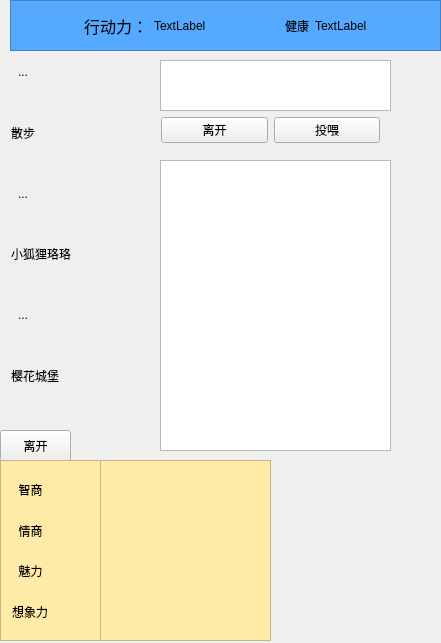
<?xml version="1.0" encoding="UTF-8"?>
<ui version="4.0">
 <class>luo_jia_shanClass</class>
 <widget class="QMainWindow" name="luo_jia_shanClass">
  <property name="geometry">
   <rect>
    <x>0</x>
    <y>0</y>
    <width>441</width>
    <height>643</height>
   </rect>
  </property>
  <property name="sizePolicy">
   <sizepolicy hsizetype="Preferred" vsizetype="Preferred">
    <horstretch>0</horstretch>
    <verstretch>0</verstretch>
   </sizepolicy>
  </property>
  <property name="windowTitle">
   <string>luo_jia_shan</string>
  </property>
  <widget class="QWidget" name="centralWidget">
   <widget class="QTextEdit" name="textEdit">
    <property name="geometry">
     <rect>
      <x>160</x>
      <y>160</y>
      <width>231</width>
      <height>291</height>
     </rect>
    </property>
   </widget>
   <widget class="QTextEdit" name="question">
    <property name="geometry">
     <rect>
      <x>160</x>
      <y>60</y>
      <width>231</width>
      <height>51</height>
     </rect>
    </property>
   </widget>
   <widget class="QPushButton" name="leave">
    <property name="geometry">
     <rect>
      <x>0</x>
      <y>430</y>
      <width>71</width>
      <height>31</height>
     </rect>
    </property>
    <property name="text">
     <string>离开</string>
    </property>
   </widget>
   <widget class="QWidget" name="widget" native="true">
    <property name="geometry">
     <rect>
      <x>0</x>
      <y>50</y>
      <width>161</width>
      <height>381</height>
     </rect>
    </property>
    <layout class="QVBoxLayout" name="verticalLayout">
     <item>
      <widget class="QToolButton" name="sanbu">
       <property name="text">
        <string>...</string>
       </property>
       <property name="icon">
        <iconset resource="res.qrc">
         <normaloff>:/plotphoto/luojiashan1.jpg</normaloff>:/plotphoto/luojiashan1.jpg</iconset>
       </property>
       <property name="iconSize">
        <size>
         <width>120</width>
         <height>120</height>
        </size>
       </property>
       <property name="autoRaise">
        <bool>true</bool>
       </property>
      </widget>
     </item>
     <item>
      <widget class="QLabel" name="label">
       <property name="text">
        <string>散步</string>
       </property>
      </widget>
     </item>
     <item>
      <widget class="QToolButton" name="xiaohuli">
       <property name="text">
        <string>...</string>
       </property>
       <property name="icon">
        <iconset resource="res.qrc">
         <normaloff>:/plotphoto/luojiashan2.jpg</normaloff>:/plotphoto/luojiashan2.jpg</iconset>
       </property>
       <property name="iconSize">
        <size>
         <width>120</width>
         <height>120</height>
        </size>
       </property>
       <property name="autoRaise">
        <bool>true</bool>
       </property>
      </widget>
     </item>
     <item>
      <widget class="QLabel" name="label_2">
       <property name="text">
        <string>小狐狸珞珞</string>
       </property>
      </widget>
     </item>
     <item>
      <widget class="QToolButton" name="yinghuachengbao">
       <property name="text">
        <string>...</string>
       </property>
       <property name="icon">
        <iconset resource="res.qrc">
         <normaloff>:/plotphoto/yinghuachengbao1.jpg</normaloff>:/plotphoto/yinghuachengbao1.jpg</iconset>
       </property>
       <property name="iconSize">
        <size>
         <width>120</width>
         <height>120</height>
        </size>
       </property>
       <property name="autoRaise">
        <bool>true</bool>
       </property>
      </widget>
     </item>
     <item>
      <widget class="QLabel" name="label_3">
       <property name="text">
        <string>樱花城堡</string>
       </property>
      </widget>
     </item>
    </layout>
   </widget>
   <widget class="QWidget" name="widget_2" native="true">
    <property name="geometry">
     <rect>
      <x>150</x>
      <y>100</y>
      <width>241</width>
      <height>61</height>
     </rect>
    </property>
    <layout class="QHBoxLayout" name="horizontalLayout">
     <item>
      <widget class="QPushButton" name="choice2">
       <property name="text">
        <string>离开</string>
       </property>
      </widget>
     </item>
     <item>
      <widget class="QPushButton" name="choice1">
       <property name="text">
        <string>投喂</string>
       </property>
      </widget>
     </item>
    </layout>
   </widget>
   <widget class="QFrame" name="frame">
    <property name="geometry">
     <rect>
      <x>10</x>
      <y>0</y>
      <width>431</width>
      <height>51</height>
     </rect>
    </property>
    <property name="styleSheet">
     <string notr="true">font: 12pt &quot;楷体&quot;;
background-color:rgb(85, 170, 255);</string>
    </property>
    <property name="frameShape">
     <enum>QFrame::StyledPanel</enum>
    </property>
    <property name="frameShadow">
     <enum>QFrame::Raised</enum>
    </property>
    <layout class="QHBoxLayout" name="horizontalLayout_2">
     <property name="leftMargin">
      <number>0</number>
     </property>
     <property name="topMargin">
      <number>0</number>
     </property>
     <property name="rightMargin">
      <number>0</number>
     </property>
     <property name="bottomMargin">
      <number>0</number>
     </property>
     <item>
      <spacer name="horizontalSpacer_3">
       <property name="orientation">
        <enum>Qt::Horizontal</enum>
       </property>
       <property name="sizeHint" stdset="0">
        <size>
         <width>40</width>
         <height>20</height>
        </size>
       </property>
      </spacer>
     </item>
     <item>
      <widget class="QLabel" name="label_4">
       <property name="font">
        <font>
         <family>楷体</family>
         <pointsize>12</pointsize>
         <weight>50</weight>
         <italic>false</italic>
         <bold>false</bold>
        </font>
       </property>
       <property name="text">
        <string>行动力：</string>
       </property>
      </widget>
     </item>
     <item>
      <widget class="QLabel" name="move">
       <property name="text">
        <string>TextLabel</string>
       </property>
      </widget>
     </item>
     <item>
      <spacer name="horizontalSpacer">
       <property name="orientation">
        <enum>Qt::Horizontal</enum>
       </property>
       <property name="sizeHint" stdset="0">
        <size>
         <width>40</width>
         <height>20</height>
        </size>
       </property>
      </spacer>
     </item>
     <item>
      <widget class="QLabel" name="label_5">
       <property name="text">
        <string>健康</string>
       </property>
      </widget>
     </item>
     <item>
      <widget class="QLabel" name="hp">
       <property name="text">
        <string>TextLabel</string>
       </property>
      </widget>
     </item>
     <item>
      <spacer name="horizontalSpacer_2">
       <property name="orientation">
        <enum>Qt::Horizontal</enum>
       </property>
       <property name="sizeHint" stdset="0">
        <size>
         <width>40</width>
         <height>20</height>
        </size>
       </property>
      </spacer>
     </item>
    </layout>
   </widget>
   <widget class="QFrame" name="frame_5">
    <property name="geometry">
     <rect>
      <x>100</x>
      <y>460</y>
      <width>171</width>
      <height>181</height>
     </rect>
    </property>
    <property name="styleSheet">
     <string notr="true">background-color:rgb(255, 234, 167);
font: 75 16pt &quot;微软雅黑&quot;;</string>
    </property>
    <property name="frameShape">
     <enum>QFrame::StyledPanel</enum>
    </property>
    <property name="frameShadow">
     <enum>QFrame::Raised</enum>
    </property>
    <layout class="QVBoxLayout" name="verticalLayout_3">
     <item>
      <widget class="QLabel" name="zi">
       <property name="text">
        <string/>
       </property>
      </widget>
     </item>
     <item>
      <widget class="QLabel" name="qin">
       <property name="text">
        <string/>
       </property>
      </widget>
     </item>
     <item>
      <widget class="QLabel" name="mei">
       <property name="styleSheet">
        <string notr="true">background-color:rgb(255, 234, 167);</string>
       </property>
       <property name="text">
        <string/>
       </property>
      </widget>
     </item>
     <item>
      <widget class="QLabel" name="ima">
       <property name="text">
        <string/>
       </property>
      </widget>
     </item>
    </layout>
   </widget>
   <widget class="QFrame" name="frame_4">
    <property name="geometry">
     <rect>
      <x>0</x>
      <y>460</y>
      <width>101</width>
      <height>181</height>
     </rect>
    </property>
    <property name="styleSheet">
     <string notr="true">font: 75 18pt &quot;方正胖头鱼简体&quot;;
background-color:rgb(255, 234, 167);</string>
    </property>
    <property name="frameShape">
     <enum>QFrame::StyledPanel</enum>
    </property>
    <property name="frameShadow">
     <enum>QFrame::Raised</enum>
    </property>
    <layout class="QVBoxLayout" name="verticalLayout_2">
     <item>
      <widget class="QLabel" name="label_6">
       <property name="text">
        <string>  智商</string>
       </property>
      </widget>
     </item>
     <item>
      <widget class="QLabel" name="label_7">
       <property name="text">
        <string>  情商</string>
       </property>
      </widget>
     </item>
     <item>
      <widget class="QLabel" name="label_8">
       <property name="text">
        <string>  魅力</string>
       </property>
      </widget>
     </item>
     <item>
      <widget class="QLabel" name="label_11">
       <property name="styleSheet">
        <string notr="true">font: 75 15pt &quot;方正胖头鱼简体&quot;;</string>
       </property>
       <property name="text">
        <string>想象力</string>
       </property>
      </widget>
     </item>
    </layout>
   </widget>
  </widget>
 </widget>
 <layoutdefault spacing="6" margin="11"/>
 <resources>
  <include location="res.qrc"/>
 </resources>
 <connections/>
</ui>
